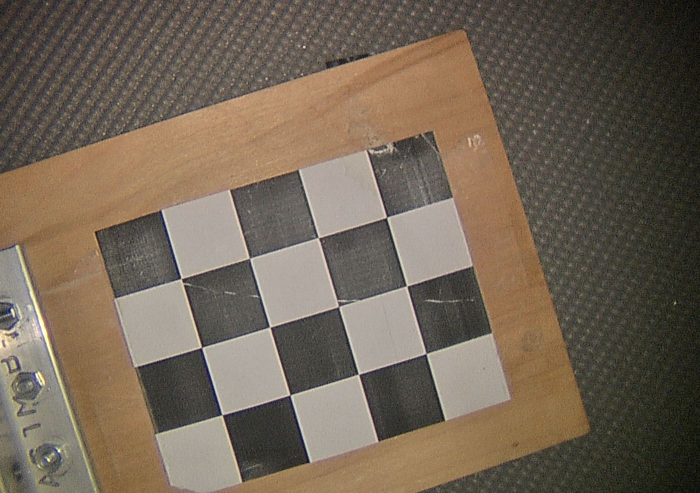
#> input picture imageProccessing/left1.png, 1400 x 986 px (shown at 1/2 size)
$ python -i DetectionsOpenCV.py   (imports and definitions only)   (older library calls are emulated)
#> lines starting #> are read from the running program, lines starting #| are printed output that depends on the picture
#> further down, picture is the input picture: shape (986, 1400, 3); mean B, G, R 85.7, 100.9, 114
#!/usr/bin/env python

# Author: Ben Heinrichs, Bobsy Narayan
# Date: 2024-03-08
# Edited: 2024-04-25
# Module with Image Processing & Image Detections functions with OpenCV

#Necessary Libraries
import cv2
import numpy as np

def find_circles(frame, dp=1.2, min_dist=100, param1=100, param2=30, min_radius=1, max_radius=100):
    # Convert to grayscale and apply Gaussian blur
#> called with dp = 1.2, min_dist = 100, param1 = 100, param2 = 30, min_radius = 1, max_radius = 100
    gray = cv2.cvtColor(frame, cv2.COLOR_BGR2GRAY)
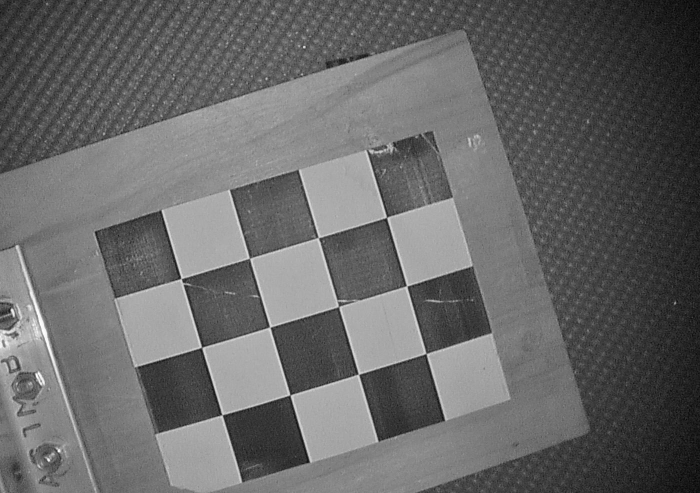
#> gray: shape (986, 1400) (shown at 1/2 size); min 0, max 255, mean 103.1
    gray = cleanupImage(frame)

    # Apply Hough Circle Transform
    circles = cv2.HoughCircles(gray, cv2.HOUGH_GRADIENT, dp, min_dist,
                               param1=param1, param2=param2, minRadius=min_radius, maxRadius=max_radius)

    # If no circles were found, return an empty list
    if circles is None:
        return []

    # Convert the circle parameters (x, y, radius) to integers
    circles = np.round(circles[0, :, :2]).astype("int")  # Extract only the x, y coordinates

    #Testing code to see what values are found:
    #print("circle numbers", circles) #Print circle Coordinates to Terminal
    #first_circle_coords = circles[0:2] #X,Y Coordinates found
    #cv2.circle(frame, first_circle_coords, 10, (0, 0, 0), 2) #Places images for detected circle onto original fram image.
    #cv2.imshow('original', frame) #Show image
    #cv2.waitKey(0)
    #cv2.destroyAllWindows()

    return circles

# [52 lines left out: functions find_corners, contoured_bbox, preprocess_input, not called in this run]

def cleanupImage(frame):
    kernel = cv2.getStructuringElement(cv2.MORPH_RECT, (5, 5)) #Get Kernel Size
    blurred = cv2.GaussianBlur(frame, (5, 5), 0) #Apply Gaussian Blue
    closed = cv2.morphologyEx(blurred, cv2.MORPH_CLOSE, kernel) #Morphological closed Filter
    opened = cv2.morphologyEx(closed, cv2.MORPH_OPEN, kernel) #Morphological Open Filter
    return opened

>>> import cv2
>>> picture = cv2.imread('left1.png')
#> (the run stopped early here; a loop or call above may not have finished)
